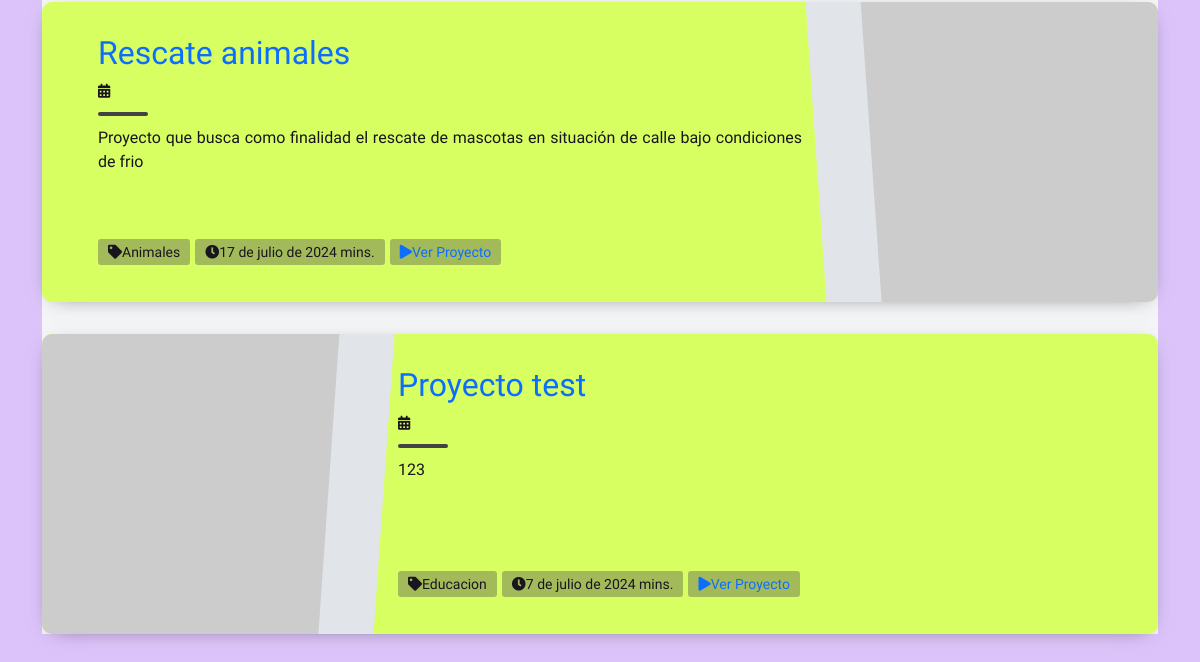
/proyectos/ (signed in, lower part), run on an earlier commit of the app's database.
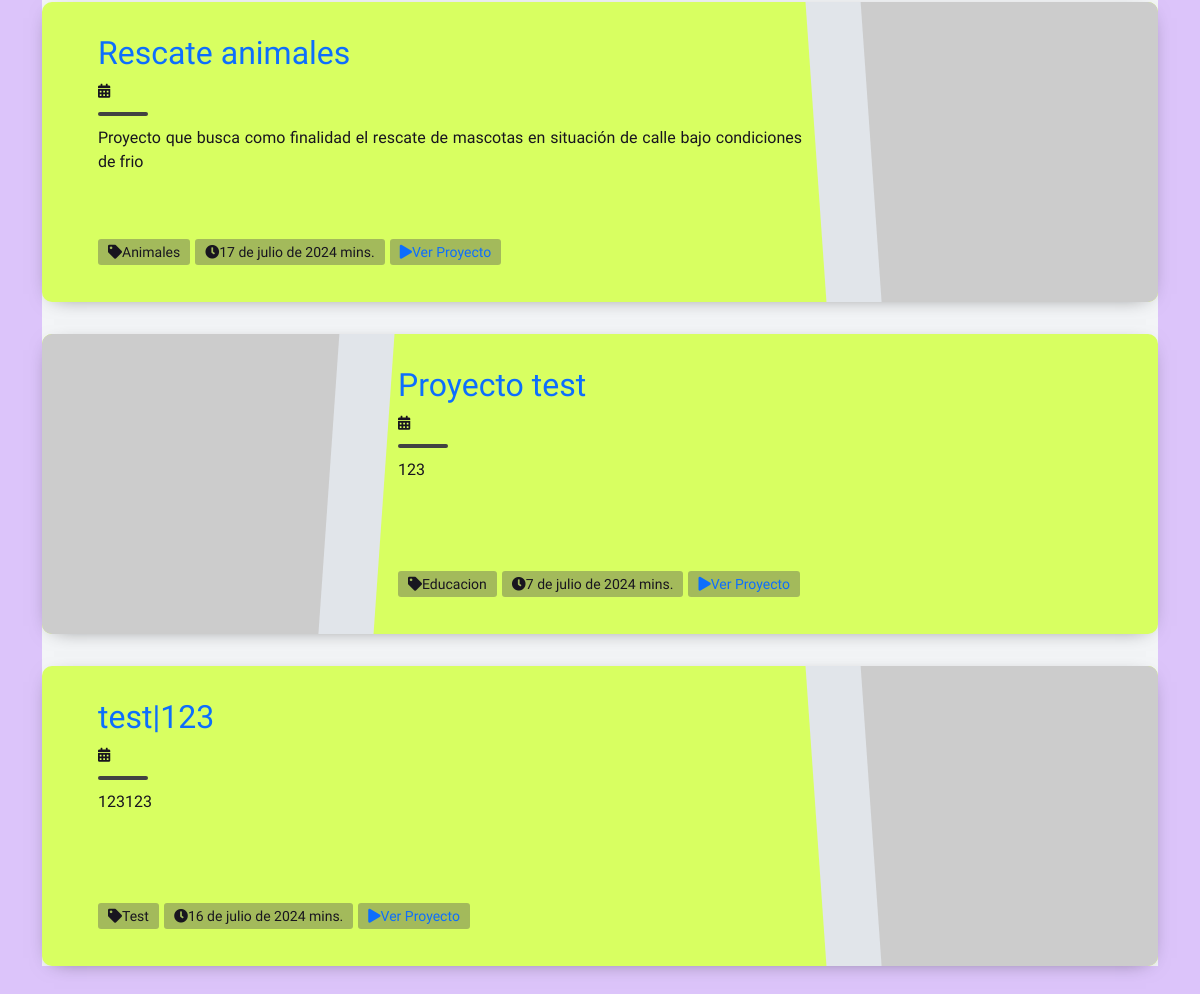
And on a later commit of the database.
### myapp/models.py (models this page shows, shortened)
class Proyecto(models.Model):
    nombre = models.CharField(max_length=200)
    descripcion = models.TextField()
    fecha_inicio = models.DateField()
    fecha_fin = models.DateField()
    ciudad = models.CharField(max_length=100, blank=True, null=True)
    imagen = models.ImageField(upload_to='proyectos/', blank=True, null=True)
    categoria = models.CharField(max_length=100, blank=True, null=True)
    creador = models.ForeignKey(User, on_delete=models.CASCADE)

### myapp/views.py (the view)
# urls.py: path('proyectos/', views.proyecto_list, name='proyecto_list'),
@login_required
def proyecto_list(request):
    query = request.GET.get('q', '')
    if query:
        proyectos = Proyecto.objects.filter(
            Q(nombre__icontains=query) | Q(descripcion__icontains=query)
        )
    else:
        proyectos = Proyecto.objects.all()
    return render(request, 'myapp/proyecto_list.html', {'proyectos': proyectos})

### myapp/templates/myapp/proyecto_list.html (shortened to what this page needs)
{% extends 'myapp/base.html' %}
{% load static %}
{% block content %}
<!DOCTYPE html>
<html lang="en">
<head>
    <link rel="stylesheet" href="{% static 'css/proyecto_list.css' %}">
</head>
<body>
<section class="light">
        {% for proyecto in proyectos %}
        <article class="postcard light blue">
            <a class="postcard__img_link" href="#">
                <img class="postcard__img" src="https://picsum.photos/1000/1000" alt="Project Image" />
            </a>
            <div class="postcard__text t-dark">
                <h1 class="postcard__title blue"><a href="{% url 'proyecto_detail' proyecto.id %}">{{ proyecto.nombre }}</a></h1>
                <div class="postcard__subtitle small">
                    <time datetime="{{ proyecto.fecha_creacion }}">
                        <i class="fas fa-calendar-alt mr-2"></i>{{ proyecto.fecha_creacion }}
                    </time>
                </div>
                <div class="postcard__bar"></div>
                <div class="postcard__preview-txt">{{ proyecto.descripcion }}</div>
                <ul class="postcard__tagbox">
                    <li class="tag__item"><i class="fas fa-tag mr-2"></i>{{ proyecto.categoria }}</li>
                    <li class="tag__item"><i class="fas fa-clock mr-2"></i>{{ proyecto.fecha_fin}} mins.</li>
                    <li class="tag__item play blue">
                        <a href="#"><i class="fas fa-play mr-2"></i>Ver Proyecto</a>
                    </li>
                </ul>
                </div>
        </article>
        {% endfor %}
</section>
</body>
</html>
{% endblock %}

What changed in the data, as far as the page shows it:
added Proyecto: nombre "test|123", descripcion "123123", categoria "Test", fecha_fin "16 de julio de 2024"
